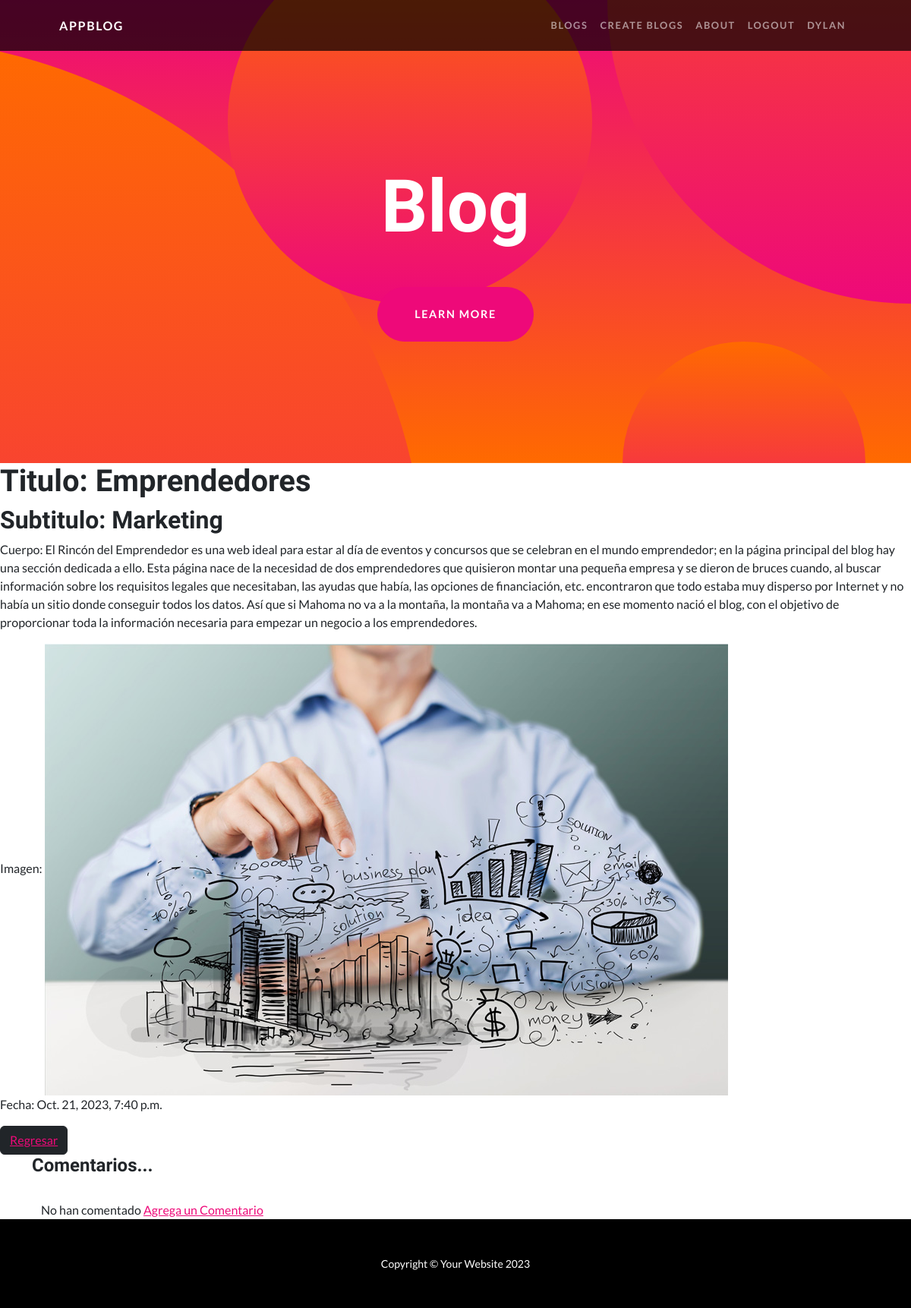
Screenshot of /detail/9 (signed in) with the database file from the repository.
### AppBlog/models.py (models this page shows, shortened)
class Blog(models.Model):
    title = models.CharField(max_length=200)
    subtitle = models.CharField(max_length=200)
    body = models.CharField(max_length=1200)
    date = models.DateTimeField(auto_now_add=True)
    image = models.ImageField(upload_to='media/blog/', null=True, blank=True)

### AppBlog/views.py (the view)
# urls.py: path('detail/<int:pk>', BlogsDetailView.as_view(), name="detail"),
class BlogsDetailView(LoginRequiredMixin, DetailView):
    model = Blog
    template_name = "AppBlog/blog_detail.html"

### AppBlog/templates/AppBlog/blog_detail.html (shortened to what this page needs)
{% extends "AppBlog/base.html" %}
{% load static %}
{% block sections %}
<h1>Titulo: {{blog.title}}</h1>
<h2>Subtitulo: {{blog.subtitle}}</h2>
<p>Cuerpo: {{blog.body}}</p>
Imagen: <img src='/{{blog.image}}'>
<p>Fecha: {{blog.date}}</p>
<button type="button" class="btn btn-dark"><a href="{% url 'pages' %}">Regresar</a></button>
<div class="container">
    <h4>Comentarios...</h4>
    <br>
    <div class="container">
    {% if not blog.comentarios.all %}
        No han comentado
    {% endif %}
    <a href="{% url 'comentario' blog.pk %}">Agrega un Comentario</a>
    </div>
</div>
{% endblock %}

### AppBlog/templates/AppBlog/base.html (shortened to what this page needs)
<!DOCTYPE html>
<html lang="en">
    <head>
        {% load static %}
        <link href="{% static 'AppBlog/css/styles.css' %}" rel="stylesheet" />
    </head>
    <body id="page-top">
        <nav class="navbar navbar-expand-lg navbar-dark navbar-custom fixed-top">
            <div class="container px-5">
                <a class="navbar-brand" href="/">AppBlog</a>
                <div class="collapse navbar-collapse" id="navbarResponsive">
                    <ul class="navbar-nav ms-auto">
                        <li class="nav-item"><a class="nav-link" href="{% url 'pages' %}">Blogs</a></li>
                        <li class="nav-item"><a class="nav-link" href="{% url 'create_blogs' %}">Create Blogs</a></li>
                        <li class="nav-item"><a class="nav-link" href="{% url 'about' %}">About</a></li>
                        {% if request.user.is_authenticated %}
                            <li class="nav-item"><a class="nav-link" href="{% url 'logout' %}">Logout</a></li>
                            <li class="nav-item"><a class="nav-link" href="{% url 'profile' %}">{{request.user.username}}</a></li>
                        {% endif %}
                    </ul>
                </div>
            </div>
        </nav>
        <header class="masthead text-center text-white">
            <div class="masthead-content">
                <div class="container px-5">
                    <h1 class="masthead-heading mb-0">Blog</h1>
                    <a class="btn btn-primary btn-xl rounded-pill mt-5" href="#scroll">Learn More</a>
                </div>
            </div>
            <div class="bg-circle-1 bg-circle"></div>
            <div class="bg-circle-2 bg-circle"></div>
            <div class="bg-circle-3 bg-circle"></div>
            <div class="bg-circle-4 bg-circle"></div>
        </header>
        {% block sections %}
        {% endblock %}
        <footer class="py-5 bg-black">
            <div class="container px-5"><p class="m-0 text-center text-white small">Copyright &copy; Your Website 2023</p></div>
        </footer>
    </body>
</html>

### rows the page displays
Blog: title "Emprendedores", subtitle "Marketing", body "El Rincón del Emprendedor es una web ideal para estar al día de eventos y concursos que se celebran en el mundo emprendedor; en la página principal del blog hay una sección dedicada a ello. Esta página nace de la necesidad de dos emprendedores que quisieron montar una pequeña empresa y se dieron de bruces cuando, al buscar información sobre los requisitos legales que necesitaban, las ayudas que había, las opciones de financiación, etc. encontraron que todo estaba muy disperso por Internet y no había un sitio donde conseguir todos los datos. Así que si Mahoma no va a la montaña, la montaña va a Mahoma; en ese momento nació el blog, con el objetivo de proporcionar toda la información…", image (picture), date "Oct. 21, 2023, 7:40 p.m."

### other values shown
{{ request.user.username }} "DYLAN"
